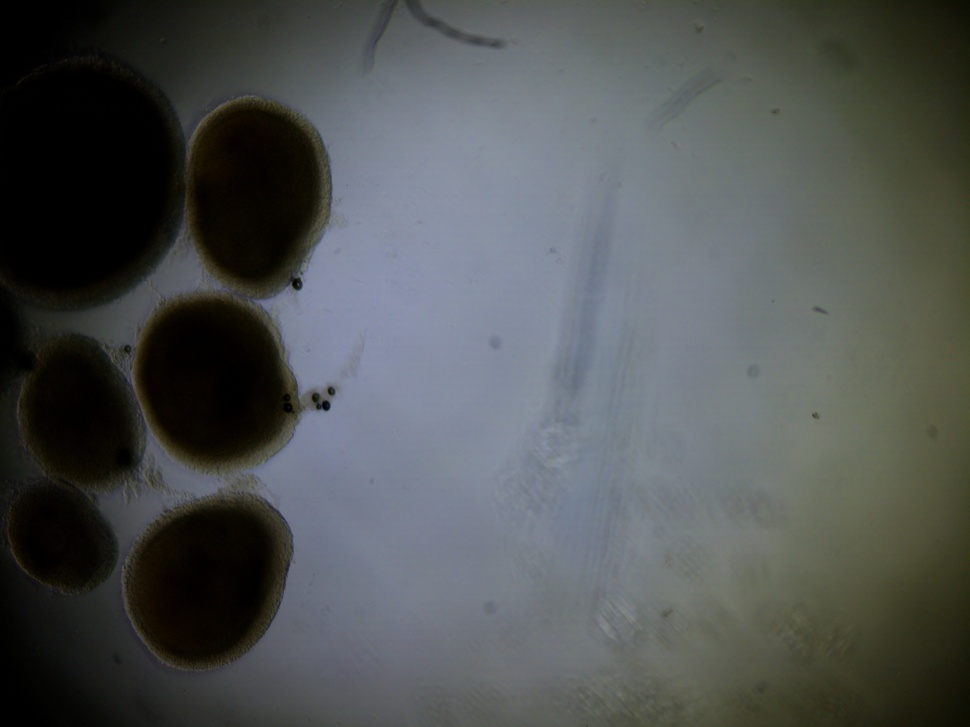
#> input picture High_quality_image_23&24/High_quality_image_2024/test21.jpg, 970 x 727 px, shrunk from 4056 x 3040 before the run, found by its file name
$ jupyter execute Uneven_illumination_prototype_2024.ipynb
#> lines starting #> are read from the running program, lines starting #| are printed output that depends on the picture
Purpose of Uneven Illumination Correction:
- Standardize image brightness: Reduce lighting differences between the center and edges of images.
- Improve boundary detection: Help the model distinguish actual organoid boundaries from illumination artifacts.
- Improve model training: Encourage the segmentation model to learn organoid shapes and structural features rather than brightness variations.
- Improve generalization: Potentially make segmentation more consistent across different image locations and lighting conditions.

A successful uneven illumination correction should satisfy three conditions:
1. Uniformity: Background pixel intensities should become more consistent across different image regions, excluding organoids and artifacts from the evaluation.
2. Preservation: Organoid boundaries and structural information remain intact.
3. Effectiveness: Segmentation performance improves or remains comparable without introducing new artifacts.

In short, it helps us better distinguish organoids from the background.

[cell 1]
import cv2
import numpy as np
import matplotlib.pyplot as plt

[cell 2]
img = cv2.imread(
    r"C:\OneDrive_local_\Desktop\realtime-organoid-XYZ\High_quality_image_23&24\High_quality_image_2024\test21.jpg"
)
#> img is the input picture: shape (727, 970, 3); mean B, G, R 82.7, 83.1, 79.5
if img is None:
    raise FileNotFoundError("image_loading_failed")

[cell 3]
print(img.shape)
#| (727, 970, 3)
plt.imshow(cv2.cvtColor(img, cv2.COLOR_BGR2RGB))
plt.axis("off")
plt.show()

[cell 4]
# Convert the BGR image to grayscale
# then to float32 for the illumination correction calculations.
gray = cv2.cvtColor(img, cv2.COLOR_BGR2GRAY).astype(np.float32)
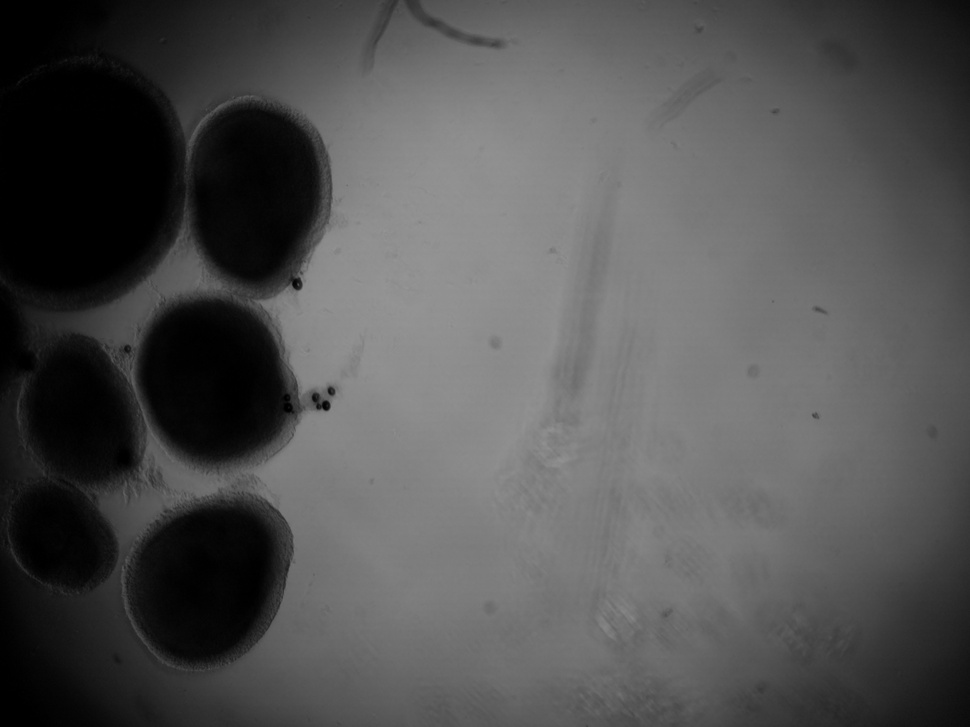
#> gray: shape (727, 970) float32; min 0, max 149, mean 82
gray

[cell 5]
# Blur the grayscale image to estimate the smooth,
# uneven illumination in the background.
background = cv2.GaussianBlur(gray, (0, 0), sigmaX=120)
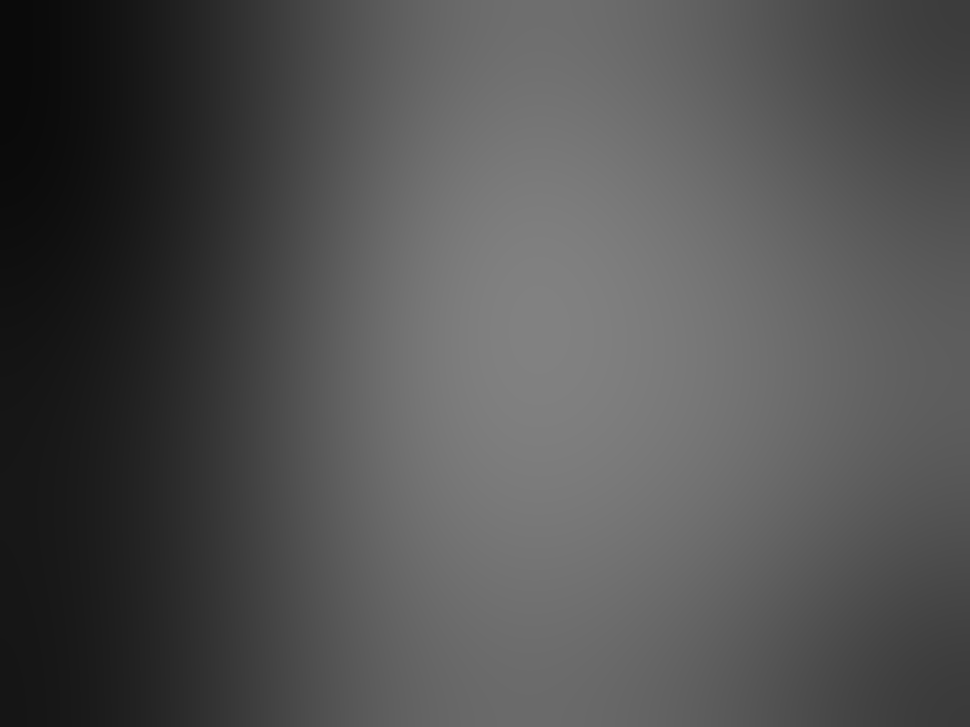
#> background: shape (727, 970) float32; min 10.22, max 129.6, mean 82.1
background

[cell 6]
# Correct uneven illumination by dividing each pixel by the estimated background.
# The minimum value of 1.0 prevents division by zero.
corrected = gray / np.maximum(background, 1.0)
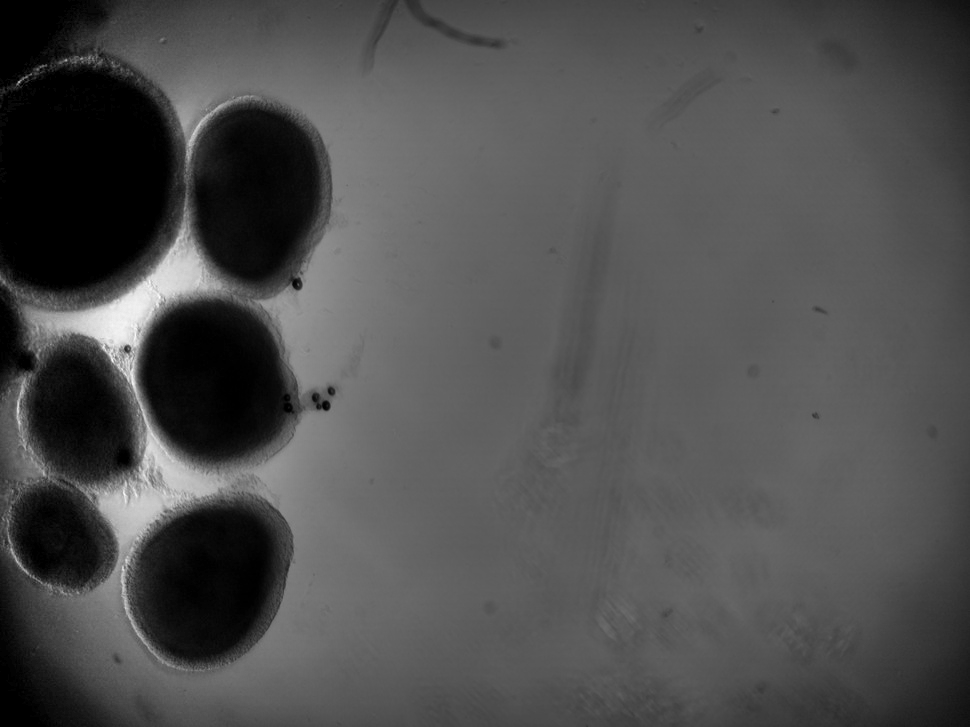
#> corrected: shape (727, 970) float32; min 0, max 2.93, mean 0.907; drawn with min black and max white

# Find the 1st and 99th percentiles to set the display range
# while ignoring a small number of extreme pixel values.
low, high = np.percentile(corrected, (1, 99))
#> low = 0; high = 2.21

# Scale values into the range [0, 1] and clip values outside it.
corrected = np.clip(
    (corrected - low) / max(high - low, 1e-6), 0, 1
)
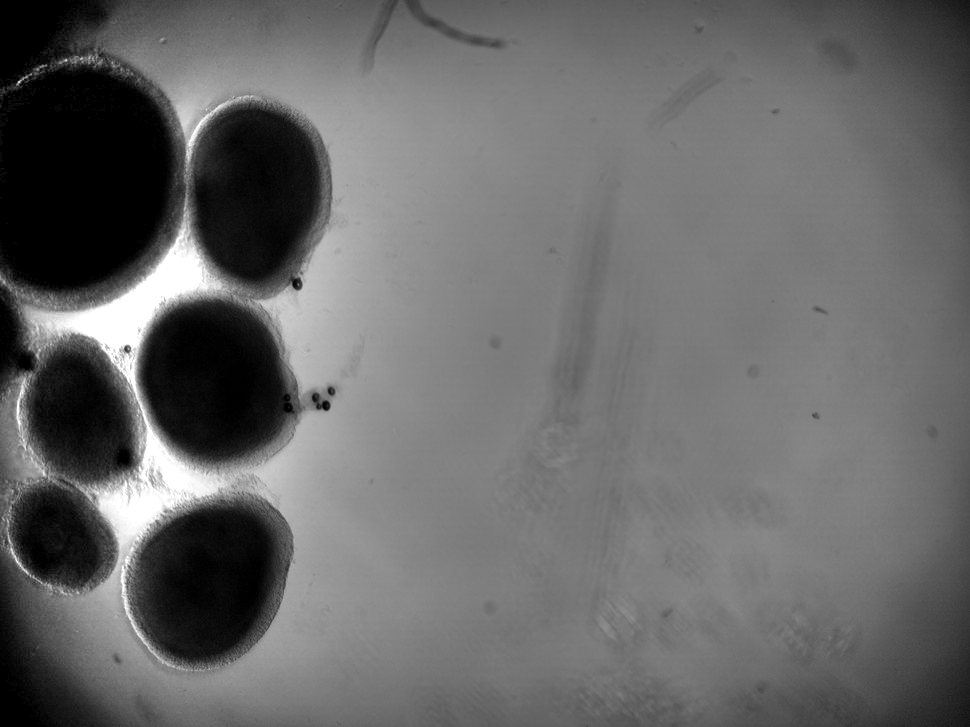
#> corrected: shape (727, 970) float32; min 0, max 1, mean 0.409

# Convert the result to an 8-bit image with pixel values from 0 to 255.
corrected = (corrected * 255).astype(np.uint8)

# Save the corrected image.
cv2.imwrite("corrected.png", corrected)

# Place the original grayscale image on the left and the corrected image on the right.
comparison = np.hstack([gray.astype(np.uint8), corrected])
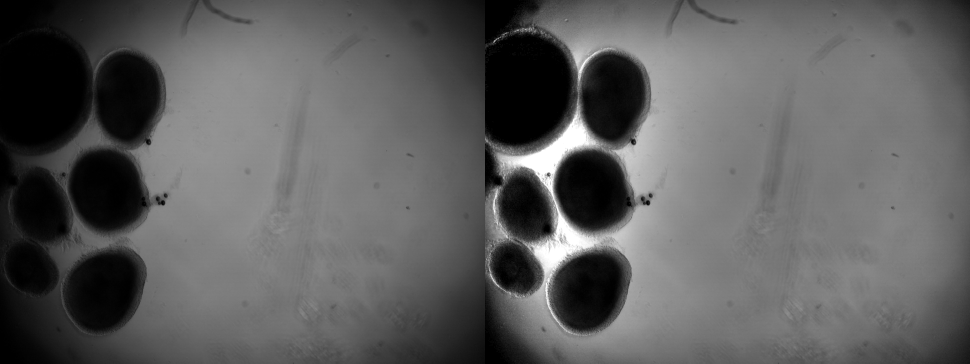
#> comparison: shape (727, 1940) (shown at 1/2 size); min 0, max 255, mean 93
cv2.imwrite("comparison.png", comparison)
#> Out = True

[cell 7]
saved = cv2.imwrite("corrected.png", corrected)
print(saved)  # True = saved successfully; False = saving failed
#| True

[cell 8]
# Display the estimated illumination background.
plt.figure(figsize=(7, 5))
plt.imshow(background, cmap="gray", vmin=0, vmax=255)
plt.title("Estimated illumination background")
plt.colorbar(label="Intensity")
plt.axis("off")
plt.show()
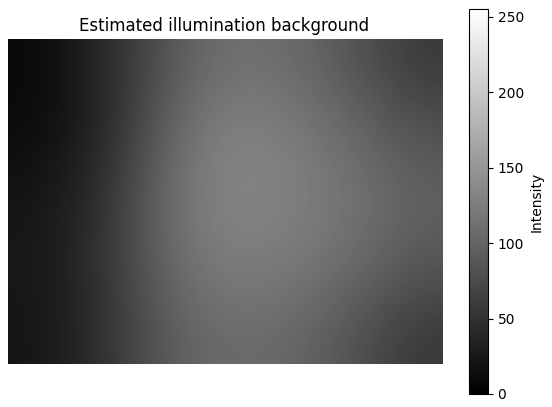
#> figure drawn by matplotlib, 2 panels

$ run again, with High_quality_image_23&24/High_quality_image_2024/test22.jpg copied over High_quality_image_23&24/High_quality_image_2024/test21.jpg
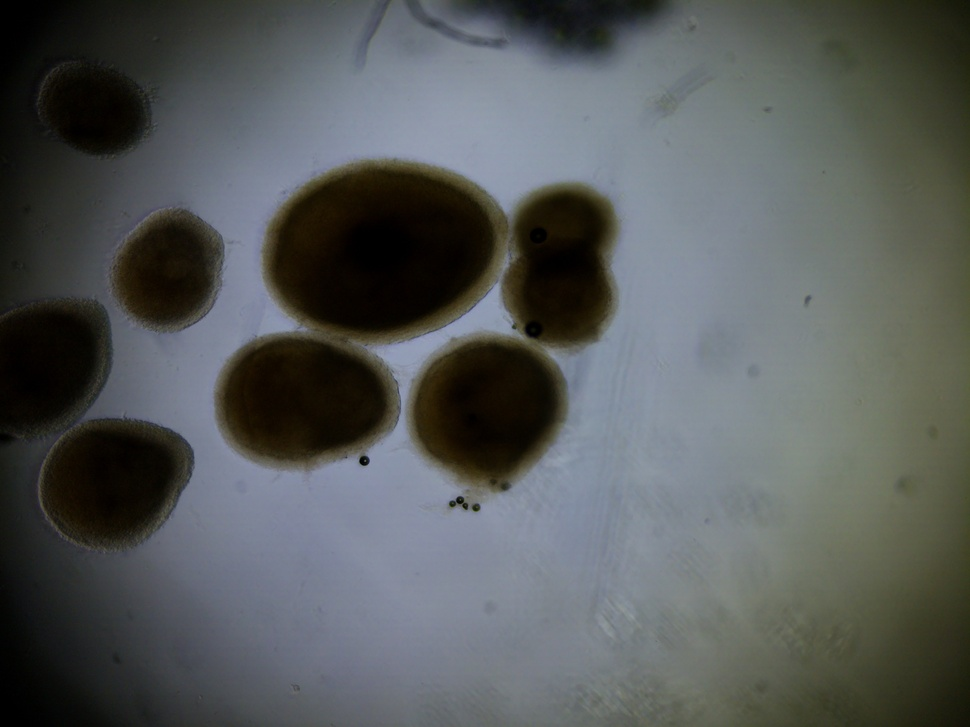
#> input picture High_quality_image_23&24/High_quality_image_2024/test22.jpg, 970 x 727 px, shrunk from 4056 x 3040 before the run, found by its file name
#> img is the input picture: shape (727, 970, 3); mean B, G, R 89, 89.3, 85.7
#| (727, 970, 3)
#> low = 0.0255; high = 2.01
#> `comparison = np.hstack([gray.astype(np.uint8), corrected])`:
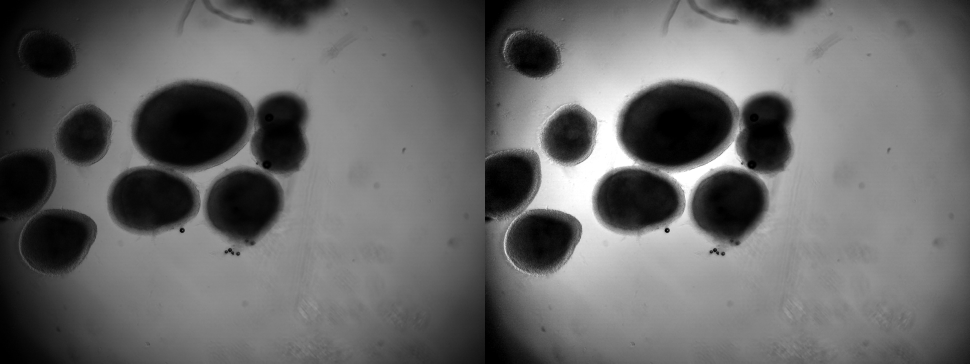
#> comparison: shape (727, 1940) (shown at 1/2 size); min 0, max 255, mean 103.7
#> Out = True
#| True
#> `plt.show()`:
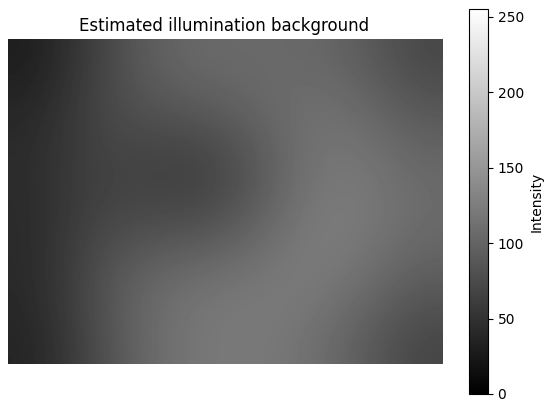
#> figure drawn by matplotlib, 2 panels
